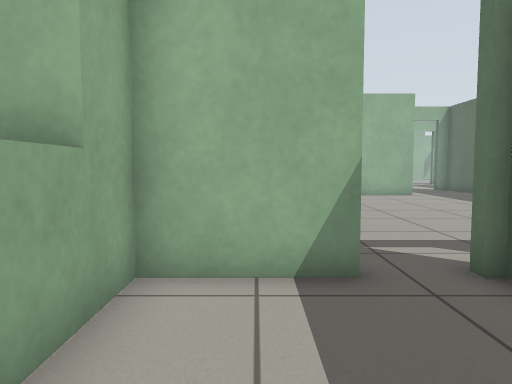
[1] (above)

12 first-person views from a walk through a world built for the Gazebo simulator. The camera is 0.72 m above the floor, tilts 4° down and sees 70° across. The floor is counted in squares, 0.5 m on a side. Each view is taken from the middle of a square. On the plan, view 1 faces up. The plan holds only what a view shows up to about 16 squares ahead; the rest is blank. The place goes on beyond the plan.

[2]
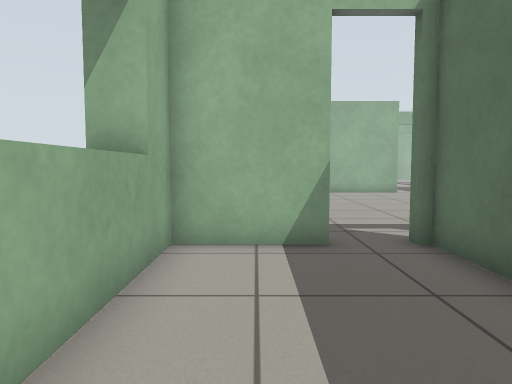

[3]
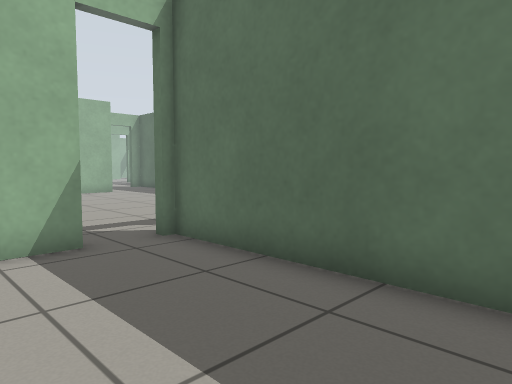

[4]
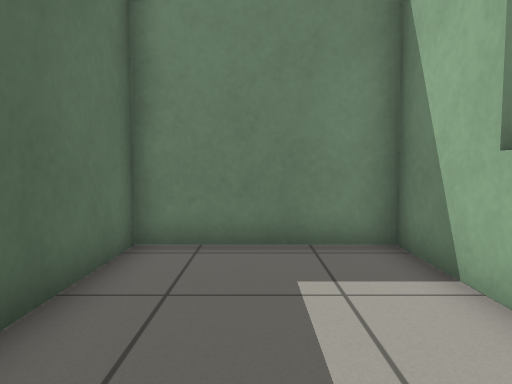

[5]
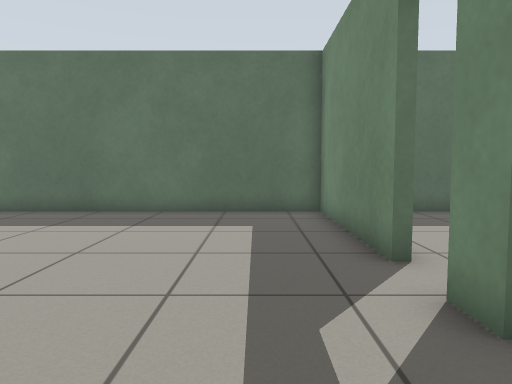

[6]
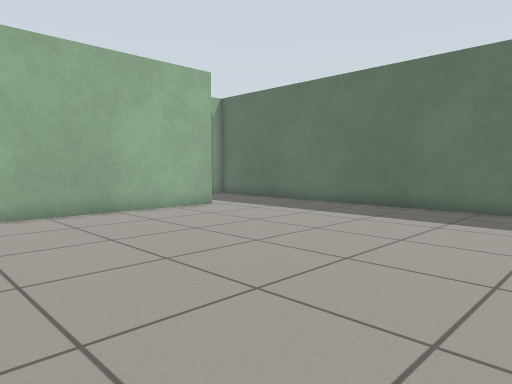

[7]
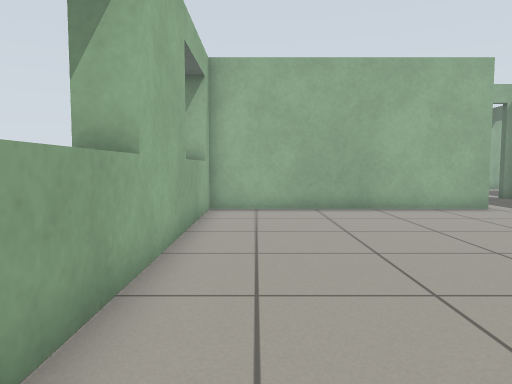

[8]
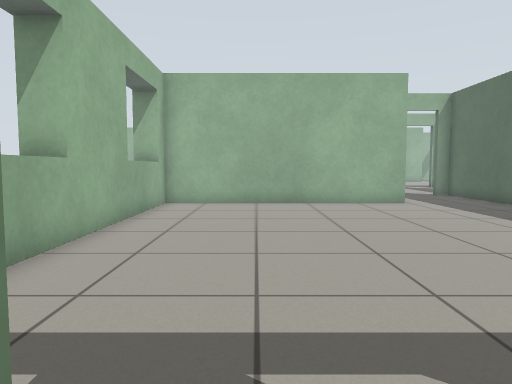

[9]
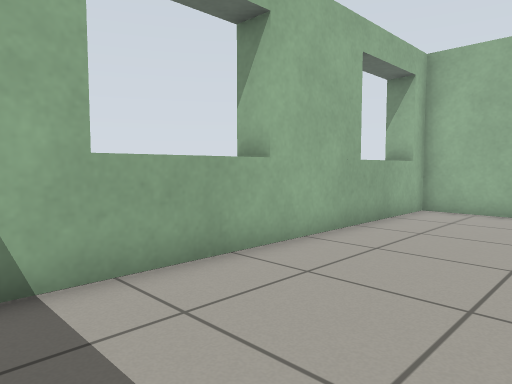

[10]
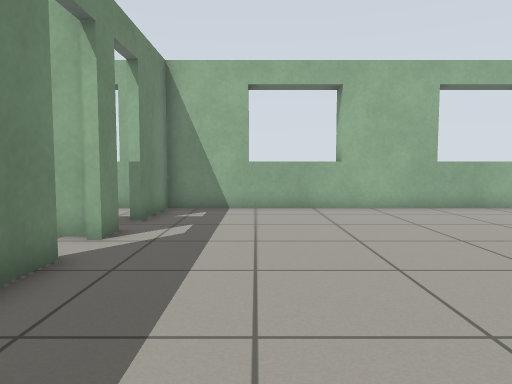

[11]
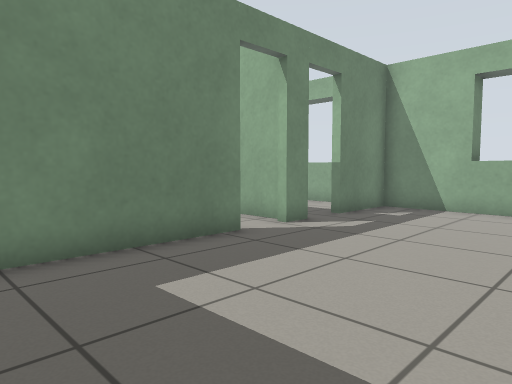

[12]
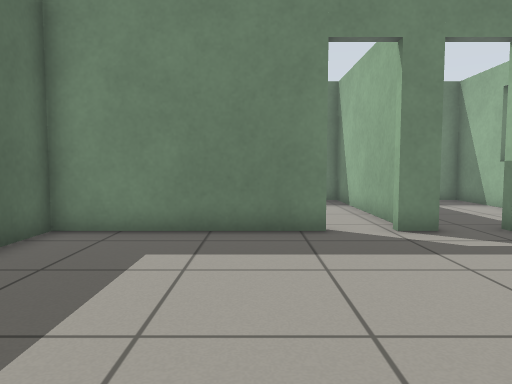

### Floor plan
Points are (right, up) in squares from view 1. A wall is a line through its corners. A room is listed if a view was taken in it or the views show most of it. See-through windows are left out.
Room 1 (views 1, 2, 3, 4, 8)
walls: (1.4, 4.6) (-1.6, 4.6) (-1.6, -2.6) (3.2, -2.6) (3.2, 4.7)
ways out: open door at (3.5, 5) to room 2
Room 2 (views 5, 6, 7, 9, 10, 11, 12)
walls: (7.9, 18.2) (-1.6, 18.2) (-1.6, 5) (1.4, 5); (5.4, 5) (11.6, 5) (11.6, 20.1); (2.9, 5) (3.9, 5)
ways out: open door at (3.5, 5) to room 1

Where each view was taken, in squares from view 1:
view 1: 0 up, 0 right, facing up
view 2: 2 down, 0 right, facing up
view 3: 2 down, 1 left, facing up-right
view 4: 4 up, 1 right, facing down
view 5: 7 up, 0 right, facing right
view 6: 7 up, 1 left, facing up-right
view 7: 6 up, 0 right, facing up
view 8: 4 up, 2 right, facing up
view 9: 6 up, 3 right, facing up-left
view 10: 8 up, 11 right, facing left
view 11: 11 up, 11 right, facing down-left
view 12: 13 up, 7 right, facing down
